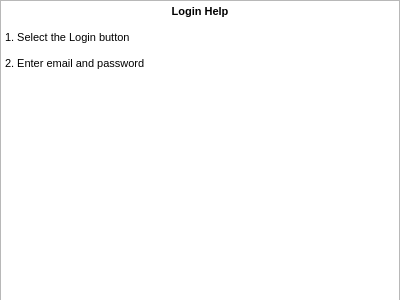
<?xml version="1.0" encoding="UTF-8"?>
<ui version="4.0">
 <class>LoginHelp</class>
 <widget class="QDialog" name="LoginHelp">
  <property name="geometry">
   <rect>
    <x>0</x>
    <y>0</y>
    <width>400</width>
    <height>300</height>
   </rect>
  </property>
  <property name="windowTitle">
   <string>Dialog</string>
  </property>
  <widget class="QTextBrowser" name="loginHelpText">
   <property name="geometry">
    <rect>
     <x>0</x>
     <y>0</y>
     <width>400</width>
     <height>400</height>
    </rect>
   </property>
   <property name="html">
    <string>&lt;!DOCTYPE HTML PUBLIC &quot;-//W3C//DTD HTML 4.0//EN&quot; &quot;http://www.w3.org/TR/REC-html40/strict.dtd&quot;&gt;
&lt;html&gt;&lt;head&gt;&lt;meta name=&quot;qrichtext&quot; content=&quot;1&quot; /&gt;&lt;style type=&quot;text/css&quot;&gt;
p, li { white-space: pre-wrap; }
&lt;/style&gt;&lt;/head&gt;&lt;body style=&quot; font-family:'.Helvetica Neue DeskInterface'; font-size:13pt; font-weight:400; font-style:normal;&quot;&gt;
&lt;p align=&quot;center&quot; style=&quot; margin-top:0px; margin-bottom:0px; margin-left:0px; margin-right:0px; -qt-block-indent:0; text-indent:0px;&quot;&gt;&lt;span style=&quot; font-family:'MS Shell Dlg 2'; font-size:8.25pt; font-weight:600;&quot;&gt;Login Help&lt;/span&gt;&lt;/p&gt;
&lt;p style=&quot;-qt-paragraph-type:empty; margin-top:0px; margin-bottom:0px; margin-left:0px; margin-right:0px; -qt-block-indent:0; text-indent:0px; font-family:'MS Shell Dlg 2'; font-size:8.25pt; font-weight:600;&quot;&gt;&lt;br /&gt;&lt;/p&gt;
&lt;p style=&quot; margin-top:0px; margin-bottom:0px; margin-left:0px; margin-right:0px; -qt-block-indent:0; text-indent:0px;&quot;&gt;&lt;span style=&quot; font-family:'MS Shell Dlg 2'; font-size:8.25pt;&quot;&gt;1. Select the Login button&lt;/span&gt;&lt;/p&gt;
&lt;p style=&quot;-qt-paragraph-type:empty; margin-top:0px; margin-bottom:0px; margin-left:0px; margin-right:0px; -qt-block-indent:0; text-indent:0px; font-family:'MS Shell Dlg 2'; font-size:8.25pt;&quot;&gt;&lt;br /&gt;&lt;/p&gt;
&lt;p style=&quot; margin-top:0px; margin-bottom:0px; margin-left:0px; margin-right:0px; -qt-block-indent:0; text-indent:0px;&quot;&gt;&lt;span style=&quot; font-family:'MS Shell Dlg 2'; font-size:8.25pt;&quot;&gt;2. Enter email and password&lt;/span&gt;&lt;/p&gt;
&lt;p style=&quot;-qt-paragraph-type:empty; margin-top:0px; margin-bottom:0px; margin-left:0px; margin-right:0px; -qt-block-indent:0; text-indent:0px; font-family:'MS Shell Dlg 2'; font-size:8.25pt;&quot;&gt;&lt;br /&gt;&lt;/p&gt;&lt;/body&gt;&lt;/html&gt;</string>
   </property>
  </widget>
 </widget>
 <resources/>
 <connections/>
</ui>
